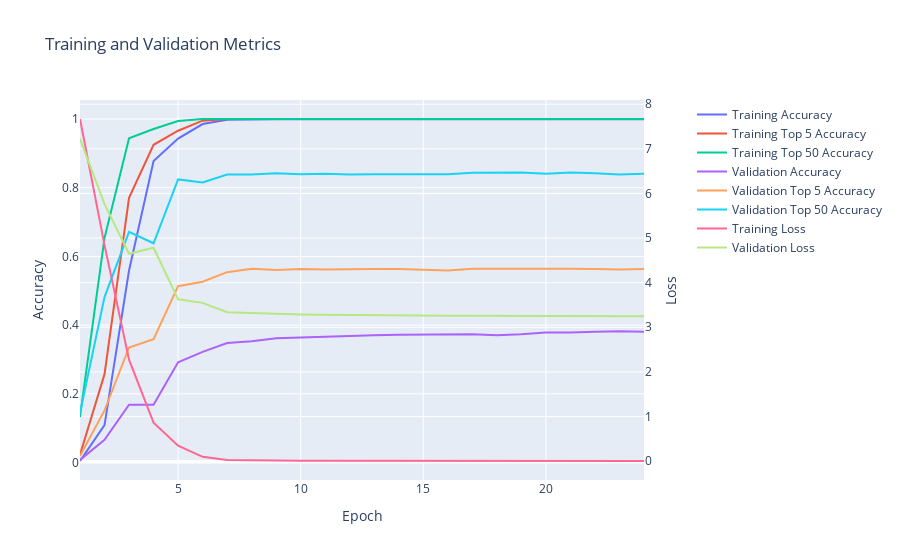

Write notebook code for a chart like this one.
### Code cell
arcface_cross_entropy_model.display_training_history()

### Figure 1 — Plotly figure (JSON) as saved in the notebook; plotly's stock layout.template omitted (floating-point values rounded to 4 significant figures)
{"data": [{"mode": "lines", "name": "Training Accuracy", "type": "scatter", "x": [1, 2, 3, 4, 5, 6, 7, 8, 9, 10, 11, 12, 13, 14, 15, 16, 17, 18, 19, 20, 21, 22, 23, 24], "xaxis": "x", "y": [0.004457, 0.1089, 0.5591, 0.8777, 0.943, 0.9854, 0.9975, 0.999, 0.9994, 0.9994, 0.9994, 0.9994, 0.9994, 0.9994, 0.9994, 0.9994, 0.9994, 0.9994, 0.9994, 0.9994, 0.9994, 0.9994, 0.9994, 0.9994, 0.9994], "yaxis": "y"}, {"mode": "lines", "name": "Training Top 5 Accuracy", "type": "scatter", "x": [1, 2, 3, 4, 5, 6, 7, 8, 9, 10, 11, 12, 13, 14, 15, 16, 17, 18, 19, 20, 21, 22, 23, 24], "xaxis": "x", "y": [0.0226, 0.2572, 0.7705, 0.9249, 0.9659, 0.9952, 1.0, 1.0, 1.0, 1.0, 1.0, 1.0, 1.0, 1.0, 1.0, 1.0, 1.0, 1.0, 1.0, 1.0, 1.0, 1.0, 1.0, 1.0, 1.0], "yaxis": "y"}, {"mode": "lines", "name": "Training Top 50 Accuracy", "type": "scatter", "x": [1, 2, 3, 4, 5, 6, 7, 8, 9, 10, 11, 12, 13, 14, 15, 16, 17, 18, 19, 20, 21, 22, 23, 24], "xaxis": "x", "y": [0.1328, 0.6536, 0.9436, 0.9707, 0.994, 1.0, 1.0, 1.0, 1.0, 1.0, 1.0, 1.0, 1.0, 1.0, 1.0, 1.0, 1.0, 1.0, 1.0, 1.0, 1.0, 1.0, 1.0, 1.0, 1.0], "yaxis": "y"}, {"mode": "lines", "name": "Validation Accuracy", "type": "scatter", "x": [1, 2, 3, 4, 5, 6, 7, 8, 9, 10, 11, 12, 13, 14, 15, 16, 17, 18, 19, 20, 21, 22, 23, 24], "xaxis": "x", "y": [0.007643, 0.06624, 0.1682, 0.1682, 0.2917, 0.3223, 0.3478, 0.3529, 0.3618, 0.3643, 0.3656, 0.3682, 0.3707, 0.372, 0.372, 0.3732, 0.3732, 0.3707, 0.3732, 0.3783, 0.3783, 0.3809, 0.3822, 0.3809, 0.3822], "yaxis": "y"}, {"mode": "lines", "name": "Validation Top 5 Accuracy", "type": "scatter", "x": [1, 2, 3, 4, 5, 6, 7, 8, 9, 10, 11, 12, 13, 14, 15, 16, 17, 18, 19, 20, 21, 22, 23, 24], "xaxis": "x", "y": [0.01911, 0.1516, 0.335, 0.3592, 0.5134, 0.5261, 0.5541, 0.5643, 0.5605, 0.5631, 0.5618, 0.5631, 0.5631, 0.5631, 0.5605, 0.5592, 0.5643, 0.5643, 0.5656, 0.5656, 0.5643, 0.5631, 0.5618, 0.5631, 0.5643], "yaxis": "y"}, {"mode": "lines", "name": "Validation Top 50 Accuracy", "type": "scatter", "x": [1, 2, 3, 4, 5, 6, 7, 8, 9, 10, 11, 12, 13, 14, 15, 16, 17, 18, 19, 20, 21, 22, 23, 24], "xaxis": "x", "y": [0.1439, 0.4815, 0.6713, 0.6382, 0.8242, 0.8153, 0.8382, 0.8382, 0.842, 0.8395, 0.8408, 0.8382, 0.8395, 0.8395, 0.8408, 0.8395, 0.8433, 0.8446, 0.8446, 0.8408, 0.8446, 0.842, 0.8382, 0.8408, 0.8408], "yaxis": "y"}, {"mode": "lines", "name": "Training Loss", "type": "scatter", "x": [1, 2, 3, 4, 5, 6, 7, 8, 9, 10, 11, 12, 13, 14, 15, 16, 17, 18, 19, 20, 21, 22, 23, 24], "xaxis": "x", "y": [7.67, 4.842, 2.274, 0.8622, 0.3456, 0.0954, 0.02373, 0.01334, 0.00946, 0.007815, 0.006616, 0.005951, 0.005041, 0.004662, 0.004105, 0.003748, 0.003431, 0.003128, 0.002966, 0.002735, 0.002515, 0.002346, 0.002189, 0.002091, 0.001947], "yaxis": "y2"}, {"mode": "lines", "name": "Validation Loss", "type": "scatter", "x": [1, 2, 3, 4, 5, 6, 7, 8, 9, 10, 11, 12, 13, 14, 15, 16, 17, 18, 19, 20, 21, 22, 23, 24], "xaxis": "x", "y": [7.223, 5.761, 4.649, 4.784, 3.629, 3.548, 3.337, 3.317, 3.293, 3.287, 3.28, 3.272, 3.269, 3.265, 3.263, 3.258, 3.256, 3.254, 3.25, 3.25, 3.252, 3.252, 3.251, 3.247, 3.246], "yaxis": "y2"}], "layout": {"title": {"text": "Training and Validation Metrics"}, "xaxis": {"anchor": "y", "domain": [0.0, 0.94], "title": {"text": "Epoch"}}, "yaxis": {"anchor": "x", "domain": [0.0, 1.0], "title": {"text": "Accuracy"}}, "yaxis2": {"anchor": "x", "overlaying": "y", "side": "right", "title": {"text": "Loss"}}}}
